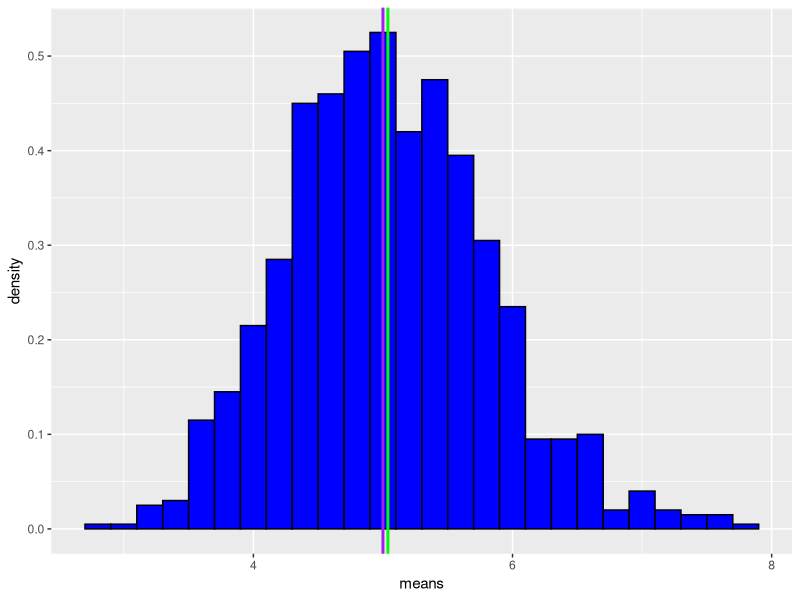
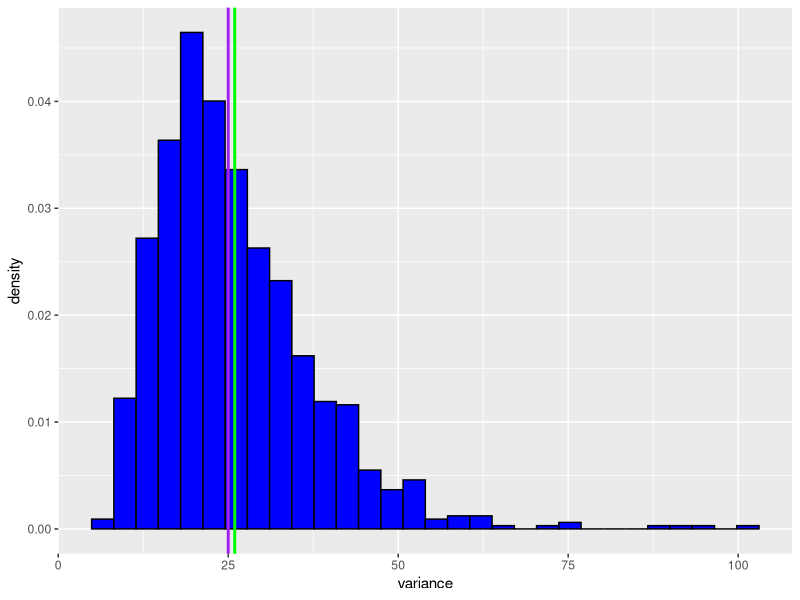
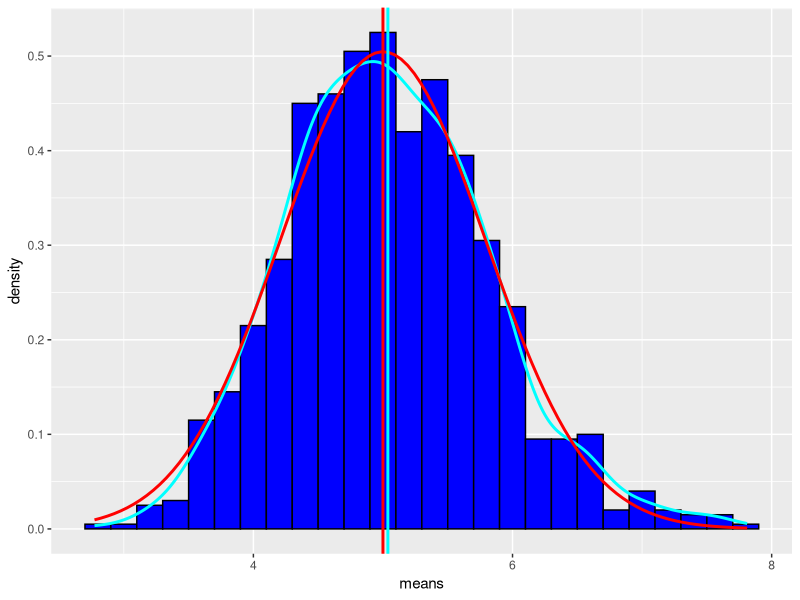
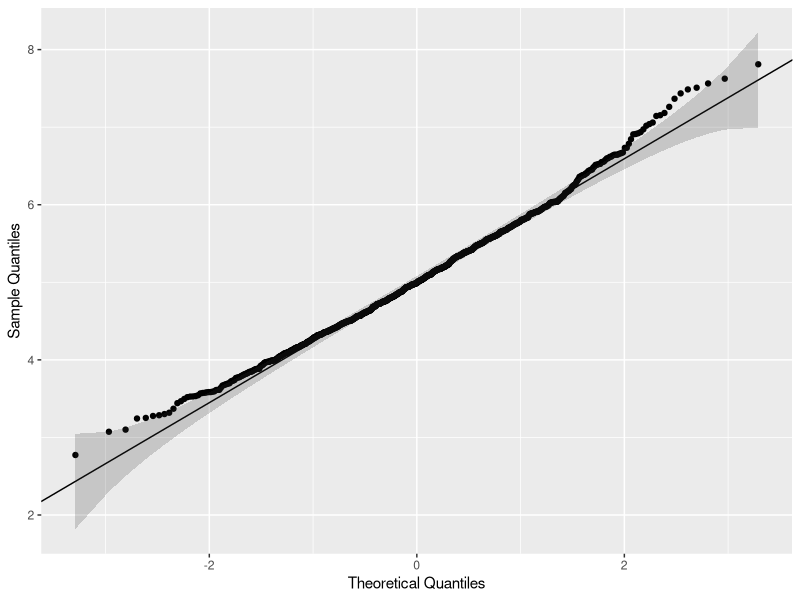
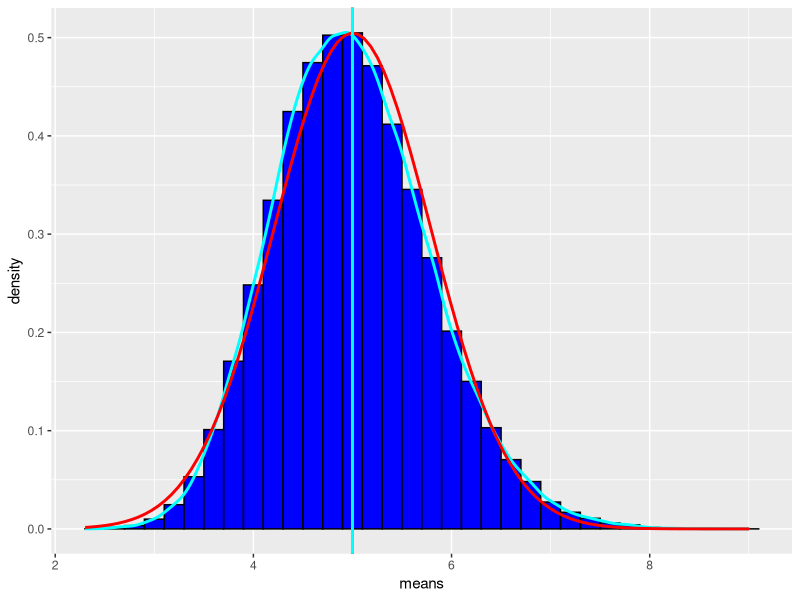
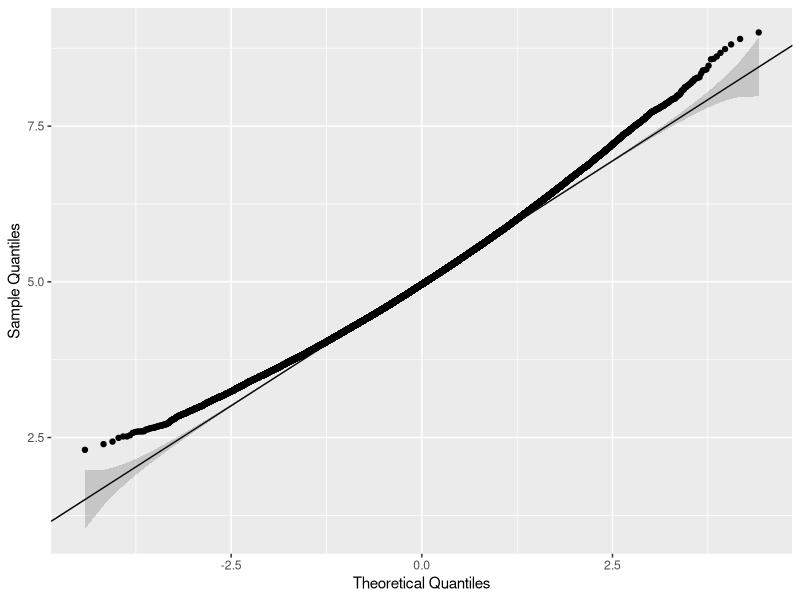

Write R code to recreate these figures, in order.
## ---- chunk 1
library(knitr)
opts_chunk$set(fig.width=8, fig.height=3.2, warning=FALSE, message=FALSE)
## ---- chunk 2
check_and_install <- function( packname ) { # given package name, check installation, install if not found
    if ( packname %in% rownames(installed.packages()) == FALSE ) {
        install.packages( packname )
    }
}

check_and_install("ggplot2")
check_and_install("data.table")

require(ggplot2)
require(data.table) # superior in all ways to the data frame
## ---- chunk 3
set.seed(223456L) # to ensure reproducability
## ---- chunk 4
n        <- 40L  # number of exponentials
lambda   <- 0.2  # exponential parameter - rate
nof_sims <- 1000L # number of simulations

# distribution of sims as a matrix
exp.dist <- matrix(data = rexp(n * nof_sims, lambda), nrow = nof_sims)
exp.smpl <- data.table(means = apply(exp.dist, 1, mean), variance = apply(exp.dist, 1, var))
## ---- chunk 5
nr <- nrow(exp.smpl)
nc <- ncol(exp.smpl)
## ---- chunk 6
mu <- 1/lambda
## ---- chunk 7
m <- round(mean(exp.smpl$means), 3)
## ---- chunk 8
g <- ggplot(exp.smpl, aes(x = means));
g <- g + geom_histogram(aes(y = ..density..), colour = "black", fill = "blue", binwidth = 0.2)
g <- g + geom_vline(xintercept = mu, size = 1.0, colour = "purple")
g <- g + geom_vline(xintercept = m, size = 1.0, colour="green")
print(g)
## ---- chunk 9
sigma2 <- 1.0/(lambda*lambda)
## ---- chunk 10
s2 <- round(mean(exp.smpl$variance), 3)
## ---- chunk 11
g <- ggplot(exp.smpl, aes(x = variance));
g <- g + geom_histogram(aes(y = ..density..), colour = "black", fill = "blue")
g <- g + geom_vline(xintercept = sigma2, size = 1.0, colour = "purple")
g <- g + geom_vline(xintercept = s2, size = 1.0, colour="green")
print(g)
## ---- chunk 12
v2 <- round(var(exp.smpl$means), 3)
vn <- sigma2/n
## ---- chunk 13
g <- ggplot(exp.smpl, aes(x = means));
g <- g + geom_histogram(aes(y = ..density..), colour = "black", fill = "blue", binwidth = 0.2)
g <- g + geom_density(colour="cyan", size = 1.0)
g <- g + stat_function(fun = dnorm, geom = "line",
                       args = list(mean = mu, sd = sqrt(sigma2/n)),
                       size = 1.0, col = "red")
g <- g + geom_vline(xintercept = mu, size = 1.0, colour="red") + geom_vline(xintercept = m, size = 1.0, colour="cyan")
print(g)
## ---- chunk 14
# qqline(exp.smpl$means)
# qqnorm(exp.smpl$means)
gg_qq <- function(x, distribution = "norm", ..., line.estimate = NULL, conf = 0.95,
                  labels = NULL) {
  q.function <- eval(parse(text = paste0("q", distribution)))
  d.function <- eval(parse(text = paste0("d", distribution)))
  x <- na.omit(x)
  ord <- order(x)
  n <- length(x)
  P <- ppoints(length(x))
  df <- data.frame(ord.x = x[ord], z = q.function(P, ...))

  if(is.null(line.estimate)){
    Q.x <- quantile(df$ord.x, c(0.25, 0.75))
    Q.z <- q.function(c(0.25, 0.75), ...)
    b <- diff(Q.x)/diff(Q.z)
    coef <- c(Q.x[1] - b * Q.z[1], b)
  } else {
    coef <- coef(line.estimate(ord.x ~ z))
  }

  zz <- qnorm(1 - (1 - conf)/2)
  SE <- (coef[2]/d.function(df$z)) * sqrt(P * (1 - P)/n)
  fit.value <- coef[1] + coef[2] * df$z
  df$upper <- fit.value + zz * SE
  df$lower <- fit.value - zz * SE

  if(!is.null(labels)){
    df$label <- ifelse(df$ord.x > df$upper | df$ord.x < df$lower, labels[ord],"")
    }

  p <- ggplot(df, aes(x=z, y=ord.x)) +
    geom_point() +
    geom_abline(intercept = coef[1], slope = coef[2]) +
    geom_ribbon(aes(ymin = lower, ymax = upper), alpha=0.2)
  if(!is.null(labels)) {
    p <- p + scale_x_continuous(name=labels[1]) + scale_y_continuous(name=labels[2])
  }

  print(p)
  coef
}
## ---- chunk 15
gg_qq(exp.smpl$means, labels = c("Theoretical Quantiles", "Sample Quantiles"))
## ---- chunk 16
set.seed(123456L) # to ensure reproducability
## ---- chunk 17
nof_sims <- 100000L # number of simulations

exp.dist <- matrix(data = rexp(n * nof_sims, lambda), nrow = nof_sims)
exp.smpl <- data.table(means = apply(exp.dist, 1, mean), variance = apply(exp.dist, 1, var))

m <- round(mean(exp.smpl$means), 3)
## ---- chunk 18
g <- ggplot(exp.smpl, aes(x = means));
g <- g + geom_histogram(aes(y = ..density..), colour = "black", fill = "blue", binwidth = 0.2)
g <- g + geom_density(colour="cyan", size = 1.0)
g <- g + stat_function(fun = dnorm, geom = "line",
                       args = list(mean = mu, sd = sqrt(sigma2/n)),
                       size = 1.0, col = "red")
g <- g + geom_vline(xintercept = mu, size = 1.0, colour="red") + geom_vline(xintercept = m, size = 1.0, colour="cyan")
print(g)
## ---- chunk 19
gg_qq(exp.smpl$means, labels = c("Theoretical Quantiles", "Sample Quantiles"))
